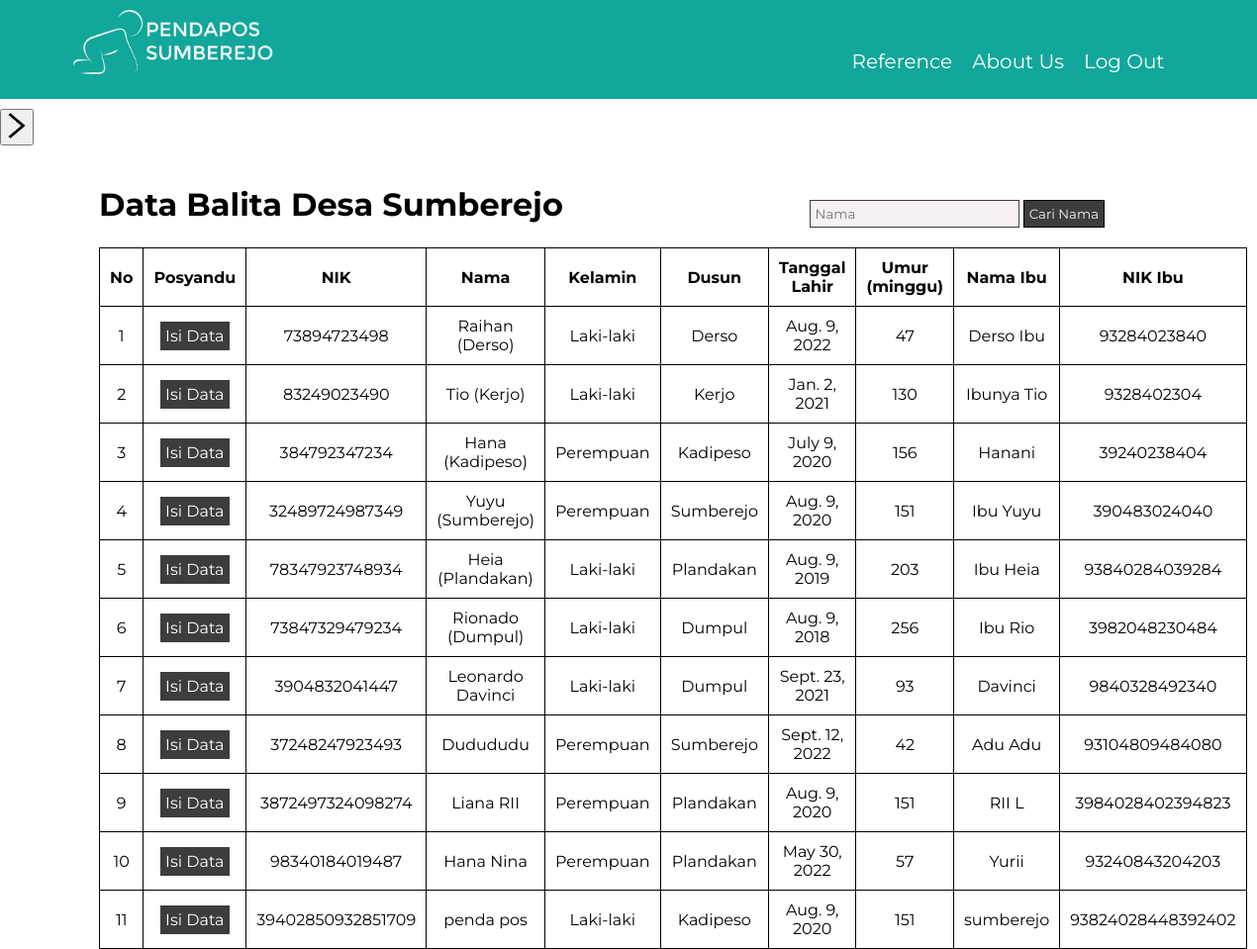
The app's page /action/ (signed in) with its own data.
### main/models.py (models this page shows, shortened)
class Profil(models.Model):
    nik     = models.IntegerField()
    nama    = models.CharField(max_length=40)
    tgl     = models.DateField()
    kelamin = models.CharField(max_length=10)
    namaibu = models.CharField(max_length=40)
    nikibu  = models.IntegerField()
    dusun  = models.CharField(max_length=30, default='Sumberejo')

### main/views.py (the view)
# urls.py: path('action/', views.action, name='action'),
@login_required
def action(response):
    profils = Profil.objects.all()
    umur = 0
    if response.method == 'POST':
        forms = SearchBalita(response.POST)
        if forms.is_valid():
            nama = forms.cleaned_data['nama']
            profils = profils.filter(nama__icontains=nama)
    else:
        forms = SearchBalita()
    for profil in profils:
        date = profil.tgl
        umur = (datetime.now().date() - date).days // 7
        profil.umur = umur
    return render(response, 'action.html', {'profils' : profils, 'umur' : umur, 'forms' : forms})

### main/forms.py
class SearchBalita(forms.Form):
    nama = forms.CharField(
        max_length=50,
        label = '',
        label_suffix= '',
        widget=forms.TextInput(attrs={
            'placeholder' : 'Nama'
        })
    )

### main/templates/action.html (shortened to what this page needs)
{% extends 'base.html' %}
{% load static %}
{% block style %}
    <link rel='stylesheet' type='text/css' href={% static 'action.css' %}>
{% endblock %}
{% block content %}
<div class='container'>
    <div class='title'>
        <h1>Data Balita Desa Sumberejo</h1>
        <form method='POST' action=''>
            {{ forms }}
            <button type='submit' name='search'>Cari Nama</button>
        </form>
    </div>
    <table>
        <thead>
        <tr>
            <th>No</th>
            <th>Posyandu</th>
            <th>NIK</th>
            <th>Nama</th>
            <th>Kelamin</th>
            <th>Dusun</th>
            <th>Tanggal Lahir</th>
            <th>Umur (minggu)</th>
            <th>Nama Ibu</th>
            <th>NIK Ibu</th>
        </tr>
        </thead>
        <tbody>
        {% for profil in profils %}
        <tr>
            <td>{{ forloop.counter }}
            <td><a href="{% url 'main:posyandu' profil.nik %}">Isi Data</a></td>
            <td>{{ profil.nik }}</td>
            <td>{{ profil.nama }}</td>
            <td>{{ profil.kelamin }}</td>
            <td>{{ profil.dusun }}</td>
            <td>{{ profil.tgl }}</td>
            <td>{{ profil.umur }}</td>
            <td>{{ profil.namaibu }}</td>
            <td>{{ profil.nikibu}}</td>
        </tr>
        {% endfor %}
        </tbody>
    </table>
</div>
{% endblock %}

### main/templates/base.html (shortened to what this page needs)
<!DOCTYPE html>
{% load static %}
<html>
    <head>
        {% block style %}{% endblock %}
    </head>
    <body>
        <header>
            <div class='content'>
                <a href='/'>
                    <div class='logo'>
                        <h1><img src={% static 'assets/logo.png' %} height='65'></h1>
                    </div>
                </a>
                <ul>
                    <li>Reference</li>
                    <li>About Us</li>
                    <li id='logout'><a href="{% url 'main:logout' %}">Log Out</a></li>
                </ul>
            </div>
        </header>
        <div class='open'>
            <button onclick='openNav()'>
                <img src={% static 'assets/menu.png' %} height='30'>
            </button>
        </div>
        {% block content %}
        {% endblock %}
    </body>
</html>

### main/static/action.css (style rules this page uses)
* { margin: 0; padding: 0; }
body { background-image: url('assets/bg.png'); background-repeat: no-repeat; background-size: cover; background-attachment: fixed; }
header { background-color: #11a79a; position: relative; z-index: 2; margin-bottom: 10px; }
header a { font-family: 'Montserrat', sans-serif; color: white; text-decoration: none; }
.content { width: 90%; margin: auto; display: flex; max-height: 100px ; justify-content: space-between; }
.logo { padding: 10px 0px 60px 10px; }
.content ul { display: flex; margin-right: 30px; list-style: none; }
.content li { margin-left: 20px; margin-top: 50px; font-size: 20px; font-family: 'Montserrat', sans-serif; color: white; }
table { margin-left: 100px; width: 70%; border-collapse: collapse; font-family: 'Montserrat', sans-serif; }
.title { margin-top: 40px; width: 60%; margin-left: 250px; margin-bottom: 20px; font-family: 'Montserrat', sans-serif; }
th, td { border: 1px solid black; padding: 5px; text-align: center; padding: 10px; }
td a { color: white; background: #3d3d3d; text-decoration: none; padding: 5px; }
.title { display: flex; width: 80%; margin-left: 100px; justify-content: space-between; }
.title form { margin-top: 15px; }
.title input { padding: 5px; width: 200px; background: #f7f0f5; font-family: 'Montserrat', sans-serif; border: 1px solid #3d3d3d; }
.title button { padding: 5px; cursor: pointer; font-family: 'Montserrat', sans-serif; box-shadow: none; background: #3d3d3d; color: #F7F0F5; border: 1px solid black; }

### records on screen
Profil: nik "73894723498", nama "Raihan (Derso)", kelamin "Laki-laki", dusun "Derso", tgl "Aug. 9, 2022", umur "47", namaibu "Derso Ibu", nikibu "93284023840"
Profil: nik "83249023490", nama "Tio (Kerjo)", kelamin "Laki-laki", dusun "Kerjo", tgl "Jan. 2, 2021", umur "130", namaibu "Ibunya Tio", nikibu "9328402304"
Profil: nik "384792347234", nama "Hana (Kadipeso)", kelamin "Perempuan", dusun "Kadipeso", tgl "July 9, 2020", umur "156", namaibu "Hanani", nikibu "39240238404"
Profil: nik "32489724987349", nama "Yuyu (Sumberejo)", kelamin "Perempuan", dusun "Sumberejo", tgl "Aug. 9, 2020", umur "151", namaibu "Ibu Yuyu", nikibu "390483024040"
Profil: nik "78347923748934", nama "Heia (Plandakan)", kelamin "Laki-laki", dusun "Plandakan", tgl "Aug. 9, 2019", umur "203", namaibu "Ibu Heia", nikibu "93840284039284"
Profil: nik "73847329479234", nama "Rionado (Dumpul)", kelamin "Laki-laki", dusun "Dumpul", tgl "Aug. 9, 2018", umur "256", namaibu "Ibu Rio", nikibu "3982048230484"
Profil: nik "3904832041447", nama "Leonardo Davinci", kelamin "Laki-laki", dusun "Dumpul", tgl "Sept. 23, 2021", umur "93", namaibu "Davinci", nikibu "9840328492340"
Profil: nik "37248247923493", nama "Dudududu", kelamin "Perempuan", dusun "Sumberejo", tgl "Sept. 12, 2022", umur "42", namaibu "Adu Adu", nikibu "93104809484080"
Profil: nik "3872497324098274", nama "Liana RII", kelamin "Perempuan", dusun "Plandakan", tgl "Aug. 9, 2020", umur "151", namaibu "RII L", nikibu "3984028402394823"
Profil: nik "98340184019487", nama "Hana Nina", kelamin "Perempuan", dusun "Plandakan", tgl "May 30, 2022", umur "57", namaibu "Yurii", nikibu "93240843204203"
Profil: nik "39402850932851709", nama "penda pos", kelamin "Laki-laki", dusun "Kadipeso", tgl "Aug. 9, 2020", umur "151", namaibu "sumberejo", nikibu "93824028448392402"
